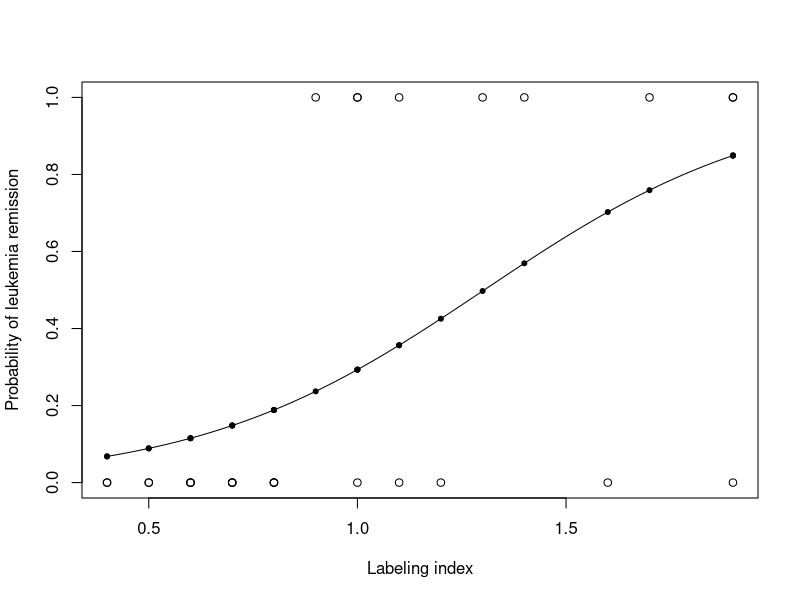

Source code (R): (Note: this script raises an error after producing the figure.)
## ---- chunk 1
remission <-
  read.table(
    "./data/leukemia_remission.txt",
    sep = "",
    skip = 1,
    header = T,
    row.names = 1
  )
lrmodel.full <-
  glm(
    remiss ~ cell + smear + infil + li + blast + temp,
    family = binomial(link = "logit"),
    data = remission
  )
summary(lrmodel.full)
## ---- chunk 2
confint(lrmodel.full)
## ---- chunk 3
lrmodel.step <- step(lrmodel.full)
## ---- chunk 4
summary(lrmodel.step)
## ---- chunk 5
lrmodel.reduced <- glm(remiss ~ li, family = binomial(link = "logit"), data = remission)
summary(lrmodel.reduced)
## ---- chunk 6
attach(remission)
plot(li, remiss, xlab = "Labeling index", ylab = "Probability of leukemia remission")
curve(predict(lrmodel.reduced, data.frame(li = x), type = "resp"),
      lty = 1.5,
      add = TRUE)
points(li, fitted(lrmodel.reduced), pch = 20) # opcional
## ---- chunk 7
exp(summary(lrmodel.reduced)$coefficients["li",1])
## ---- chunk 8
exp(summary(lrmodel.reduced)$coefficients["li",1]) +qnorm(c(0.025,0.5,0.975)) * summary(lrmodel.reduced)$coefficients["li",2]
## ---- chunk 9
library(nnet)
library(caret)
set.seed(123156)
datos  <- read.csv("./data/BreastTissue.csv")
datos$Class <- as.factor(datos$Class)
datos[,-1] <- scale(datos[,-1])
idx <- sample(1:nrow(datos),size = nrow(datos)*0.7,replace = F)
train <- datos[idx,]
test <- datos[-idx,]

mdl <- multinom(Class ~ ., data = train)

## ---- chunk 10
res <- predict(mdl,test)
## ---- chunk 11
confusionMatrix(test$Class,res)
## ---- chunk 12
set.seed(23)
ctrl <-
  trainControl(
    method = "repeatedcv",
    number = 10,
    classProbs = TRUE,
    summaryFunction = multiClassSummary
  )
mdl <- train(
  x = train[,-1],
  # spectral data
  y = train$Class,
  # factor vector
  method = "pls",
  # pls-da algorithm
  tuneLength = 10,
  # number of components
  trControl = ctrl,
  # ctrl contained cross-validation option
  preProc = c("center", "scale"),
  # the data are centered and scaled
  metric = "Accuracy"
) # metric is ROC for 2 classes
plsda
## ---- chunk 13
res <- predict(mdl,test)
confusionMatrix(test$Class,res)
